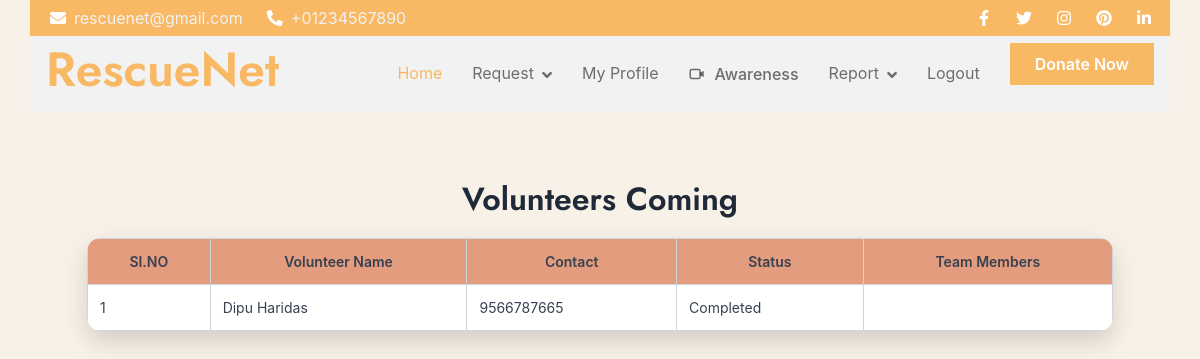
The page /User/ViewMembers/19/ on the database as committed earlier.
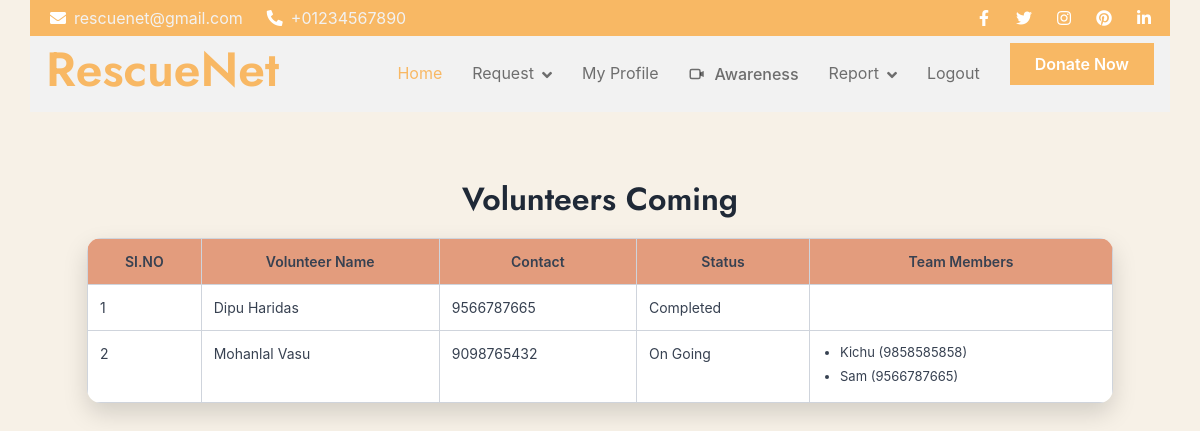
The same page on the database as committed later.
### Volunteer/models.py (models this page shows)
class tbl_response(models.Model):
    response_date=models.DateField(auto_now_add=True)
    response_status=models.IntegerField(default=0)
    volunteer_id=models.ForeignKey(tbl_volunteer,on_delete=models.CASCADE)
    request_id=models.ForeignKey(tbl_request,on_delete=models.CASCADE)

class tbl_taskmember(models.Model):
    response_id = models.ForeignKey(tbl_response, on_delete=models.CASCADE)
    collectionrequest = models.ForeignKey(tbl_collectionrequest,on_delete=models.CASCADE,null=True)
    team_id = models.ForeignKey(tbl_team, on_delete=models.CASCADE,null=True)

class tbl_team(models.Model):
    team_name=models.CharField(max_length=100)
    team_photo=models.FileField(upload_to="Assets/VolunteerDocs/")
    team_address=models.CharField(max_length=100)
    team_gender=models.CharField(max_length=100)
    team_dob=models.DateField()
    team_contact=models.CharField(max_length=100)
    volunteer_id=models.ForeignKey(tbl_volunteer,on_delete=models.CASCADE)

### Guest/models.py (models this page shows)
class tbl_volunteer(models.Model):
    volunteer_name=models.CharField(max_length=50)
    volunteer_email=models.CharField(max_length=50)
    volunteer_password=models.CharField(max_length=50)
    volunteer_photo=models.FileField(upload_to="Assets/VolunteerDocs/")
    volunteer_proof=models.FileField(upload_to="Assets/VolunteerDocs/")
    volunteer_address=models.CharField(max_length=100)
    volunteer_contact=models.CharField(max_length=50)
    volunteer_emergency=models.IntegerField()
    place=models.ForeignKey(tbl_place,on_delete=models.CASCADE)
    volunteer_status=models.IntegerField(default=0)

### User/views.py (the view)
# urls.py: path('ViewMembers/<int:rid>', views.ViewMembers, name='ViewMembers'),
def ViewMembers(request, rid):
    volunteers = tbl_response.objects.filter(
        request_id_id=rid
    ).select_related("volunteer_id")
    taskmembers = tbl_taskmember.objects.filter(
        response_id__request_id_id=rid
    ).select_related("team_id", "response_id")
    return render(request, "User/ViewMembers.html", {
        "volunteers": volunteers,
        "taskmembers": taskmembers
    })

### User/Templates/User/ViewMembers.html (shortened to what this page needs)
{% extends 'User/Header.html' %}
{% block content %}
<!DOCTYPE html>
<html lang="en">
<head>
</head>
<body>
    <h2 align="center">Volunteers Coming</h2>
    <table>
        <tr>
            <th>SI.NO</th>
            <th>Volunteer Name</th>
            <th>Contact</th>
            <th>Status</th>
            <th>Team Members</th>
        </tr>
        {% for v in volunteers %}
        <tr>
            <td>{{ forloop.counter }}</td>
            <td>{{ v.volunteer_id.volunteer_name }}</td>
            <td>{{ v.volunteer_id.volunteer_contact }}</td>
            <td>
                {% if v.response_status == 1 %}
                    Accepted
                {% elif v.response_status == 2 %}
                    On Going
                {% elif v.response_status == 3 %}
                    Completed
                {% else %}
                    Pending
                {% endif %}
            </td>
            <td>
                <ul>
                    {% for m in taskmembers %}
                        {% if m.response_id.id == v.id %}
                            <li>
                                {{ m.team_id.team_name }}
                                ({{ m.team_id.team_contact }})
                            </li>
                        {% endif %}
                    {% endfor %}
                </ul>
            </td>
        </tr>
        {% empty %}
        <tr>
            <td colspan="5" align="center">No Volunteers Yet</td>
        </tr>
        {% endfor %}
    </table>
</body>
</html>
{% endblock %}

Rows that differ between the two databases and show on the page:
added tbl_response: volunteer_id.volunteer_name "Mohanlal Vasu", volunteer_id.volunteer_contact "9098765432", response_status "On Going"
added tbl_taskmember: team_id.team_name "Kichu", team_id.team_contact "9858585858"
added tbl_taskmember: team_id.team_name "Sam", team_id.team_contact "9566787665"
